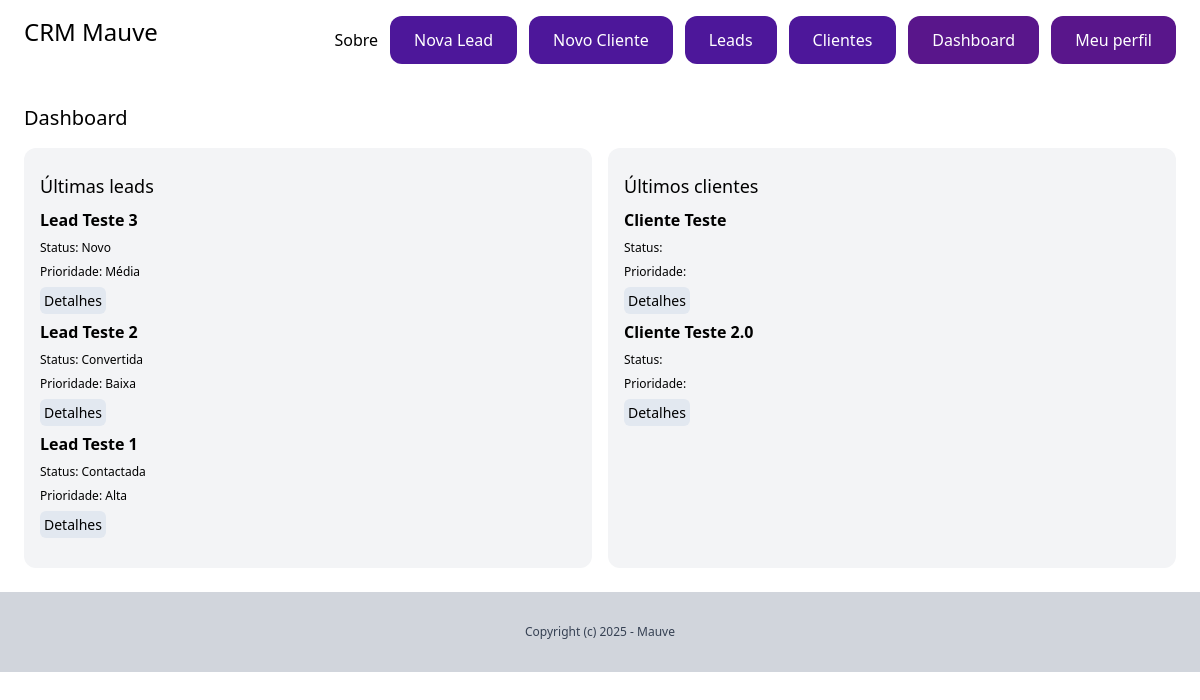
The page /dashboard/ (signed in) on the database its author committed.
### lead/models.py (models this page shows, shortened)
class Lead(models.Model):
    LOW = 'baixa'
    MEDIUM = 'media'
    HIGH = 'alta'
    CHOICES_PRIORITY = [
        (LOW, 'Baixa'),
        (MEDIUM, 'Média'),
        (HIGH, 'Alta')
    ]
    NOVO = 'novo'
    CONT = 'contactada'
    CONV = 'convertida'
    PERD = 'perdida'
    CHOICES_STATUS = [
        (NOVO, 'Novo'),
        (CONT, 'Contactada'),
        (CONV, 'Convertida'),
        (PERD, 'Perdida'),
    ]
    team = models.ForeignKey(Team, related_name='leads', on_delete=models.CASCADE)
    nome = models.CharField(max_length=255)
    email = models.EmailField()
    sobre = models.CharField(blank=True, null=True)
    prioridade = models.CharField(max_length=10, choices=CHOICES_PRIORITY, default=MEDIUM)
    status = models.CharField(max_length=10, choices=CHOICES_STATUS, default=NOVO)
    convertida_para_client = models.BooleanField(default=False)
    criada_por = models.ForeignKey(User, related_name='leads', on_delete=models.CASCADE)
    criada_em = models.DateTimeField(auto_now_add=True)
    modificada_em = models.DateTimeField(auto_now=True)
    class Meta:
        ordering = ('nome',)

### client/models.py (models this page shows, shortened)
class Client(models.Model):
    team = models.ForeignKey(Team, related_name='clients', on_delete=models.CASCADE)
    nome = models.CharField(max_length=255)
    email = models.EmailField()
    sobre = models.CharField(blank=True, null=True)
    criado_por = models.ForeignKey(User, related_name='clients', on_delete=models.CASCADE)
    criado_em = models.DateTimeField(auto_now_add=True)
    modificado_em = models.DateTimeField(auto_now=True)
    class Meta:
        ordering = ('nome',)

### dashboard/views.py (the view)
# urls.py: path('', views.dashboard, name='dashboard'),
@login_required
def dashboard(request):
    team = Team.objects.filter(criado_por=request.user)[0]
    leads = Lead.objects.filter(team=team, convertida_para_client=False).order_by('-criada_em')[0:5]
    clients = Client.objects.filter(team=team).order_by('-criado_em')[0:5]
    return render(request, 'dashboard/dashboard.html', {
        'leads': leads,
        'clients': clients,
    })

### dashboard/templates/dashboard/dashboard.html (shortened to what this page needs)
{% extends 'core/base.html' %}
{% block content %}
    <div class="py-6 px-6">
        <h1 class="mb-4 text-xl">Dashboard</h1>
        <div class="flex space-x-4">
            <div class="w-1/2 px-4 py-6 bg-gray-100 rounded-xl leads">
                <h2 class="text-lg mb-2">Últimas leads</h2>
                {% for lead in leads %}
                    <div class="lead mb-2">
                        <div class="space-y-2">
                            <h3 class="font-semibold">{{ lead.nome }}</h3>
                            <p class="text-xs">Status: {{ lead.get_status_display }}</p>
                            <p class="text-xs">Prioridade: {{ lead.get_prioridade_display }}</p>
                            <a href="{% url 'sobre_lead' lead.pk %}" class="py-1 px-1 text-sm bg-slate-200 rounded-md hover:bg-slate-100">Detalhes</a>
                        </div>
                    </div>
                {% endfor %}
            </div>
            <div class="w-1/2 px-4 py-6 bg-gray-100 rounded-xl clients">
                <h2 class="text-lg mb-2">Últimos clientes</h2>
                {% for client in clients %}
                    <div class="client mb-2">
                        <div class="space-y-2">
                            <h3 class="font-semibold">{{ client.nome }}</h3>
                            <p class="text-xs">Status: {{ client.get_status_display }}</p>
                            <p class="text-xs">Prioridade: {{ client.get_prioridade_display }}</p>
                            <a href="{% url 'sobre_client' client.pk %}" class="py-1 px-1 text-sm bg-slate-200 rounded-md hover:bg-slate-100">Detalhes</a>
                        </div>
                    </div>
                {% endfor %}
            </div>
        </div>
    </div>
{% endblock %}

### rows shown on the page
Lead: nome "Lead Teste 3", status "Novo", prioridade "Média"
Lead: nome "Lead Teste 2", status "Convertida", prioridade "Baixa"
Lead: nome "Lead Teste 1", status "Contactada", prioridade "Alta"
Client: nome "Cliente Teste"
Client: nome "Cliente Teste 2.0"
